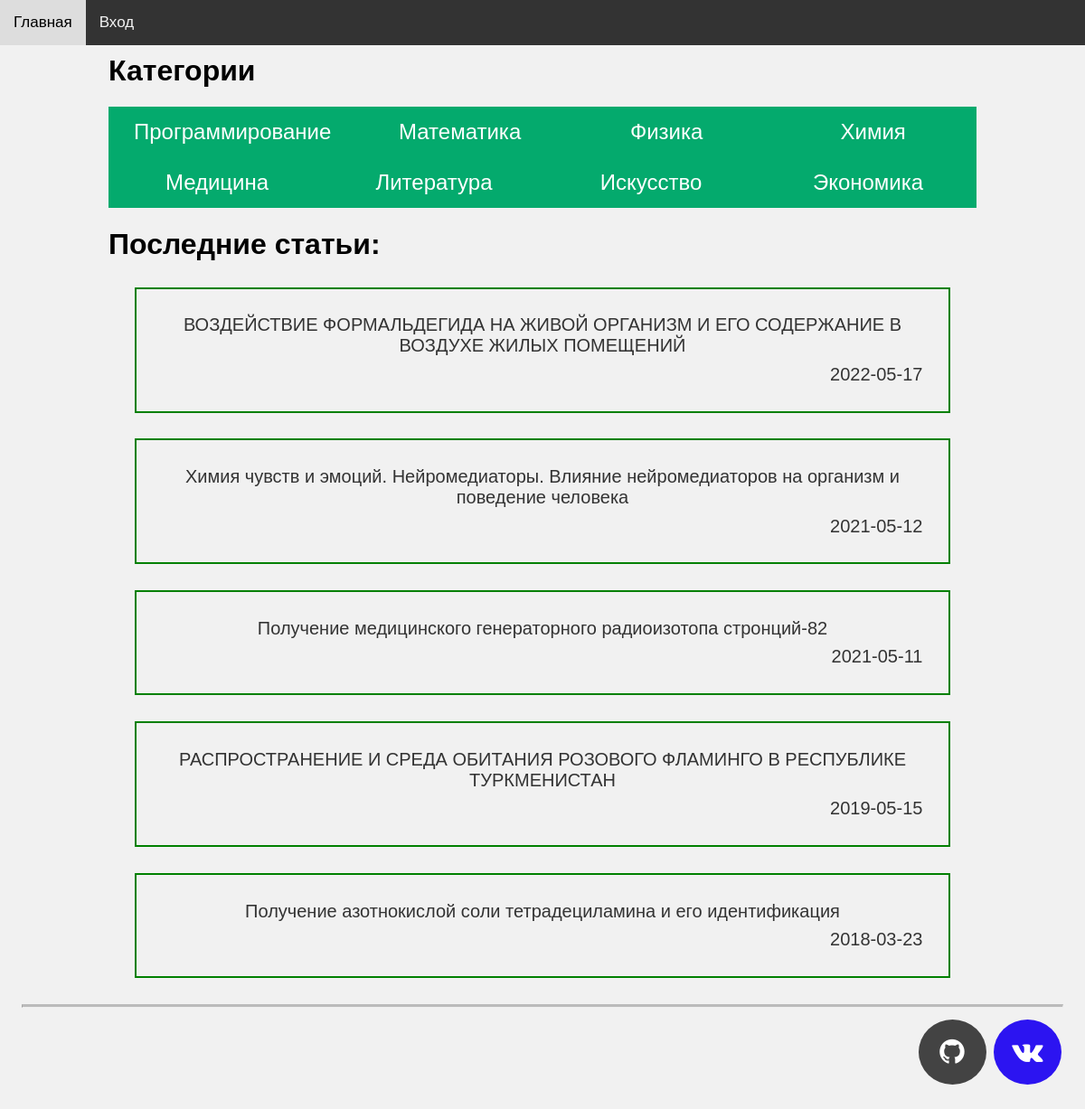
The page / on the database its author committed.
### tables this page shows
CREATE TABLE `articles` (
  `id` bigint UNSIGNED NOT NULL,
  `name` varchar(100) NOT NULL,
  `author` varchar(100) NOT NULL,
  `date` date NOT NULL,
  `category` varchar(25) NOT NULL,
  `text` text NOT NULL,
  `snake_name` varchar(150) NOT NULL,
  `owner` varchar(100) NOT NULL
);

### index.php (called while the page is built, shortened)
<?php
require_once("templates/connection.php");
$sql = mysqli_query($link, "SELECT snake_name, name, date FROM articles order by date desc limit 5;");
require_once "functions/output_articles_func.php";
$content = output_articles($sql, $content);

### functions/output_articles_func.php (the view, shortened to what this page needs)
<?php
function output_articles ($sql, $content="") {
    $content = $content . '
    <link rel="stylesheet" href="/styles/article_list_style.css">
    <div>';
    while($row = mysqli_fetch_array($sql)) {
        $content = $content . "<a class='articles' href='article.php?snake_name={$row['0']}'>
                                <div id='title'>{$row['1']}</div>
                                <div id='author'>{$row['2']}</div></a>";
    }
    $content = $content . '</div>';
    return $content;
}
?>

### styles/layout_style.css (style rules this page uses)
body { margin: 0; background-color: #f1f1f1; font-family: Arial, Helvetica, sans-serif; }
#navbar { background-color: #333; position: fixed; top: 0; width: 100%; display: block; transition: top 0.3s; }
#navbar a { float: left; display: block; color: #f2f2f2; text-align: center; padding: 15px; text-decoration: none; font-size: 17px; }
.main-content { margin: 5% 10% 0 10%; }
.solid { border-top: 3px solid #bbb; }
.main-footer { font-family: Helvetica, Arial, sans-serif; text-align: right; margin: 2%; }
.fa { padding: 20px; font-size: 2em; width: 35px; text-align: center; text-decoration: none; margin: 5px 2px; border-radius: 50%; }
.fa-github { background: #434343; color: white; }
.fa-vk { background: #2c14f1; color: white; }

### styles/main_page_style.css (style rules this page uses)
.btn { font-size: 1.5em; border: none; padding: 14px 28px; cursor: pointer; width: 600px; }
.cat_button { background-color: #04AA6D; }
a { text-decoration: none !important; color: white; }
.button_placement { display: flex; justify-content: center; }

### styles/article_list_style.css (style rules this page uses)
.articles { display: flex; flex-direction: column; color: #333333; font-size: 20px; margin: 3%; padding: 3%; border: green 2px solid; text-decoration: none !important; }
#title { text-decoration: solid; text-align: center; margin-bottom: 1%; }
#author { text-align: right; }

### rows shown on the page
articles: name "ВОЗДЕЙСТВИЕ ФОРМАЛЬДЕГИДА НА ЖИВОЙ ОРГАНИЗМ И ЕГО СОДЕРЖАНИЕ В ВОЗДУХЕ ЖИЛЫХ ПОМЕЩЕНИЙ", date "2022-05-17"
articles: name "Химия чувств и эмоций. Нейромедиаторы. Влияние нейромедиаторов на организм и поведение человека", date "2021-05-12"
articles: name "Получение медицинского генераторного радиоизотопа стронций-82", date "2021-05-11"
articles: name "РАСПРОСТРАНЕНИЕ И СРЕДА ОБИТАНИЯ РОЗОВОГО ФЛАМИНГО В РЕСПУБЛИКЕ ТУРКМЕНИСТАН", date "2019-05-15"
articles: name "Получение азотнокислой соли тетрадециламина и его идентификация", date "2018-03-23"

### other values the page prints
$content "Категории Программирование Математика Физика Химия Медицина Литература Искусство Экономика Последние статьи:"
